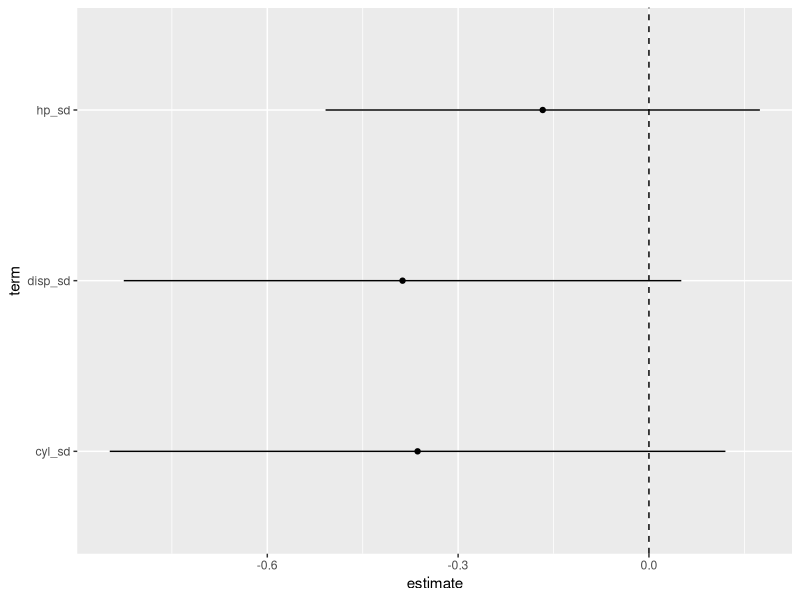

This figure's R source: (Note: this script raises an error after producing the figure.)
## ---- chunk 1
knitr::opts_chunk$set(echo = TRUE)
library(tidyverse)

## ---- chunk 2
mtcars %>% 
  select(mpg, cyl, hp, disp) %>% 
  remove_missing() %>% 
  mutate(mpg_sd = mpg/sd(mpg)) %>% 
  mutate(cyl_sd = cyl/sd(cyl)) %>% 
  mutate(disp_sd = disp/sd(disp)) %>% 
  mutate(hp_sd = hp/sd(hp)) %>% 
  lm(mpg_sd ~ cyl_sd + disp_sd + hp_sd, data = .) ->
m1 

confint(m1) %>% 
  as_tibble()  ->
confint_m1
  
m1 %>% 
  broom::tidy() %>% 
  bind_cols(confint(m1) %>% as_tibble()) %>% 
  slice(-1) %>% 
  ggplot() + 
  aes(y = term, x = estimate) + 
  geom_point() + 
  geom_segment(aes(x = `2.5 %`, xend = `97.5 %`, yend = term)) +
  geom_vline(xintercept = 0, linetype = "dashed")
## ---- chunk 3


mtcars %>% skimr::skim() %>% 
  data.frame() %>% 
  filter(stat == "sd") ->
skimmed

# mtcars %>% 
#   lm(mpg ~ cyl + disp + hp, data = .) %>% 
#   broom::tidy() %>% 
#   rename(variable = term) %>% 
#   left_join(skimmed) %>% 
#   mutate(estimate_sd = estimate * value) %>% 
#   ggplot() + 
#   aes(y = term, x = estimate_sd) + 
#   geom_point() + 
#   geom_vline(xintercept = 0, linetype = "dashed")
